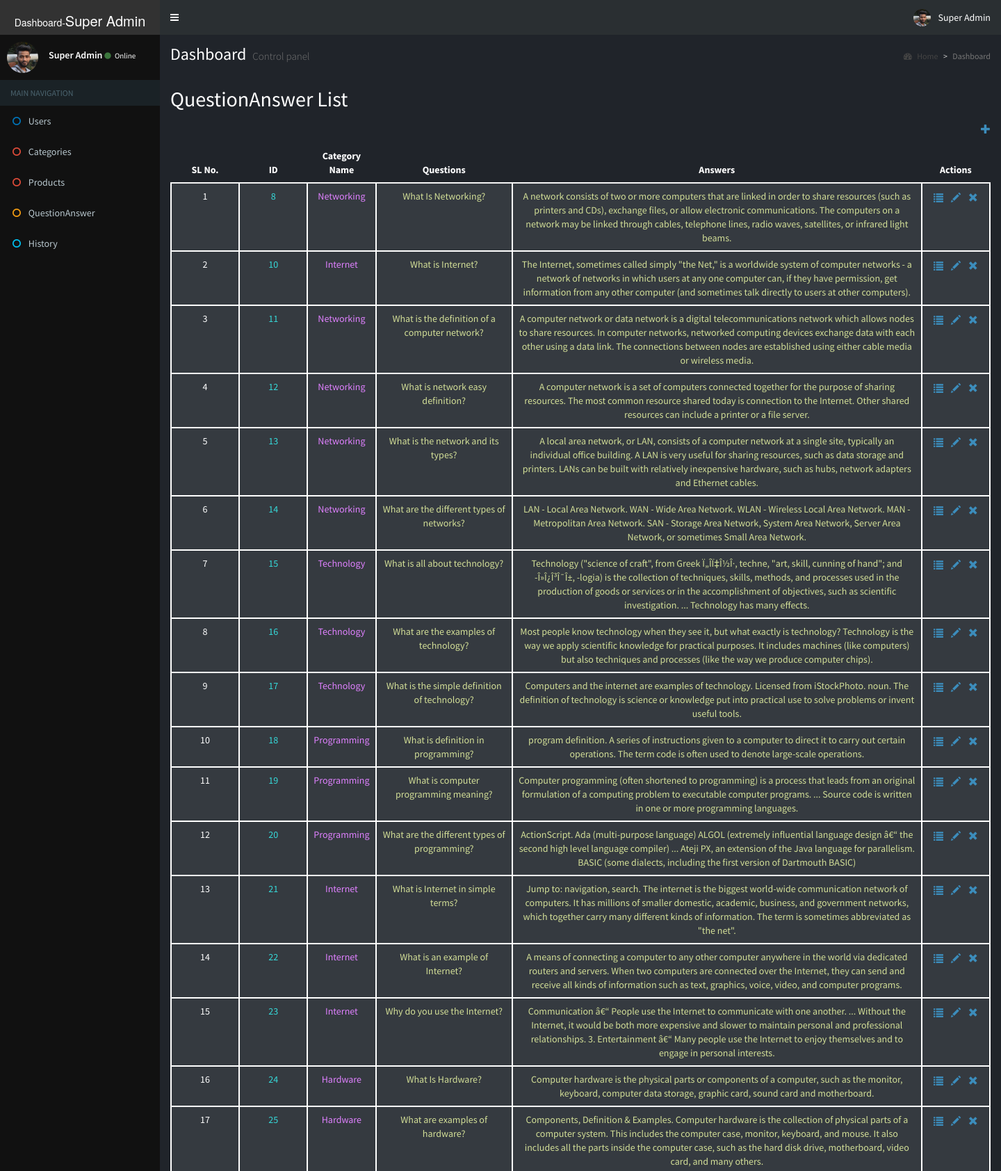
Page /admin/qa_list.php (signed in, upper part) on the committed database.
### tables this page shows
CREATE TABLE `question_answers` (
  `id` int(11) NOT NULL,
  `category_id` int(11) NOT NULL,
  `questions` varchar(200) NOT NULL,
  `answers` text NOT NULL
);

CREATE TABLE `categories` (
  `id` int(11) NOT NULL,
  `name` varchar(30) NOT NULL
);

### admin/function/function.php (called while the page is built, shortened)
<?php
include "connection.php";
function getAllqa($category_id = null) {
    global $connection;
    $response = [];
    $status = FALSE;
    $data = [];
    $message = "Data not found";
    $sql = "";
    $sql .= "SELECT qa.id as questions_id, qa.questions, qa.answers, c.name as category_name FROM question_answers as qa JOIN categories as c ON qa.category_id=c.id";
    $result = $connection->query($sql);
    if ($result->num_rows > 0) {
        while ($user = $result->fetch_object()) {
            $data[] = $user;
        }
        $status = true;
        $message = "Data  Found";
        $response = [
            'status' => $status,
            'message' => $message,
            'data' => $data,
        ];
    } else {
        $response = [
            'status' => $status,
            'message' => $message,
            'data' => $data,
        ];
    }
    return $response;
}
            ?>

### admin/qa_list.php (the view, shortened to what this page needs)
<?php
include "header.php";
include "left_menu.php";
?>
<div class="content-wrapper" style="background-color: #20242a;">
    <section class="content-header">
        <h1 style="color: #fff;">
            Dashboard
            <small>Control panel</small>
        </h1>
        <ol class="breadcrumb">
            <li><a href="#"><i class="fa fa-dashboard"></i> Home</a></li>
            <li class="active">Dashboard</li>
        </ol>
    </section>
    <section class="content">
        <div class="row">
            <div class="col-lg-12 col-xs-12 col-md-12">
                <?php
                $user_list = getAllqa();
                ?>
                <h2 style="color: #fff;">QuestionAnswer List</h2>
                <p style="color: #fff;" class="pull-right"><a href="#" title="Add QA" data-toggle="modal" data-target="#qaAddModal">
                        <span class="glyphicon glyphicon-plus"></span>
                    </a>
                </p>
                <table class="table table-striped">
                    <thead>
                        <tr style="color: #fff;">
                            <th>SL No.</th>
                            <th>ID</th>
                            <th>Category Name</th>
                            <th>Questions</th>
                            <th>Answers</th>
                            <th>Actions</th>
                        </tr>
                    </thead>
                    <tbody>
                        <?php
                        $sl = 1;
                        if (isset($user_list['status']) && $user_list['status'] == true) {
                            foreach ($user_list['data'] as $user) {
                                ?>
                                <tr style="color: #fff; background: #353a40; text-align: center;">
                                    <td style="border: 2px solid #fff;" class="col-md-1" id="qaslcount"><?php echo $sl; ?></td>
                                    <td style="border: 2px solid #fff;" class="col-md-1"><?php echo "<span style='color:#36dada;'>$user->questions_id</span>"; ?></td>
                                    <td style="border: 2px solid #fff;" class="col-md-1"><?php echo "<span style='color:#e081ff;'>$user->category_name</span>"; ?></td>
                                    <td style="border: 2px solid #fff;" class="col-md-2"><?php echo "<span style='color:#d3df97;'>$user->questions</span>"; ?></td>
                                    <td style="border: 2px solid #fff;" class="col-md-6"><?php echo "<span style='color:#d3df97;'>$user->answers</span>"; ?></td>
                                    <td style="border: 2px solid #fff;" class="col-md-1">
                                        <a href="#" title="Details" onclick="showQADetails(<?php echo $user->questions_id; ?>);">
                                            <span class="glyphicon glyphicon-list" style="margin: 4px;"></span>
                                        </a>
                                        <a href="#" title="Edit" onclick="showQaEditForm(<?php echo $user->questions_id; ?>);">
                                            <span class="glyphicon glyphicon-pencil" style="margin: 4px;"></span>
                                        </a>
                                        <a href="#" title="Delete" onclick="showDeleteConfirm(<?php echo $user->questions_id; ?>, 'question_answers');">
                                            <span class="glyphicon glyphicon-remove" style="margin: 4px;"></span>
                                        </a>
                                    </td>
                                </tr>
                                <?php
                                $sl++;
                            }
                        } else {
                            ?>
                            <tr style="text-align: center; color: #cc0000;">
                                <td colspan="6">Data Not Found</td>
                            </tr>
                        <?php } ?>
                    </tbody>
                </table>
            </div>
        </div>
    </section>
</div>
<?php
include "modal_qa_add_form.php";
include "footer.php";
?>

### admin/header.php (style rules this page uses)
th { text-align: center; }
p { margin-top: 7px; display: inline-block; }

### rows in the picture
question_answers: id "8", category.name "Networking", questions "What Is Networking?", answers "A network consists of two or more computers that are linked in order to share resources (such as printers and CDs), exchange files, or allow electronic communications. The computers on a network may be linked through cables, telephone lines, radio waves, satellites, or infrared light beams."
question_answers: id "10", category.name "Internet", questions "What is Internet?", answers "The Internet, sometimes called simply \"the Net,\" is a worldwide system of computer networks - a network of networks in which users at any one computer can, if they have permission, get information from any other computer (and sometimes talk directly to users at other computers)."
question_answers: id "11", category.name "Networking", questions "What is the definition of a computer network?", answers "A computer network or data network is a digital telecommunications network which allows nodes to share resources. In computer networks, networked computing devices exchange data with each other using a data link. The connections between nodes are established using either cable media or wireless media."
question_answers: id "12", category.name "Networking", questions "What is network easy definition?", answers "A computer network is a set of computers connected together for the purpose of sharing resources. The most common resource shared today is connection to the Internet. Other shared resources can include a printer or a file server."
question_answers: id "13", category.name "Networking", questions "What is the network and its types?", answers "A local area network, or LAN, consists of a computer network at a single site, typically an individual office building. A LAN is very useful for sharing resources, such as data storage and printers. LANs can be built with relatively inexpensive hardware, such as hubs, network adapters and Ethernet cables."
question_answers: id "14", category.name "Networking", questions "What are the different types of networks?", answers "LAN - Local Area Network. WAN - Wide Area Network. WLAN - Wireless Local Area Network. MAN - Metropolitan Area Network. SAN - Storage Area Network, System Area Network, Server Area Network, or sometimes Small Area Network."
question_answers: id "15", category.name "Technology", questions "What is all about technology?", answers "Technology (\"science of craft\", from Greek Ï„Î­Ï‡Î½Î·, techne, \"art, skill, cunning of hand\"; and -Î»Î¿Î³Î¯Î±, -logia) is the collection of techniques, skills, methods, and processes used in the production of goods or services or in the accomplishment of objectives, such as scientific investigation. ... Technology has many effects."
question_answers: id "16", category.name "Technology", questions "What are the examples of technology?", answers "Most people know technology when they see it, but what exactly is technology? Technology is the way we apply scientific knowledge for practical purposes. It includes machines (like computers) but also techniques and processes (like the way we produce computer chips)."
question_answers: id "17", category.name "Technology", questions "What is the simple definition of technology?", answers "Computers and the internet are examples of technology. Licensed from iStockPhoto. noun. The definition of technology is science or knowledge put into practical use to solve problems or invent useful tools."
question_answers: id "18", category.name "Programming", questions "What is definition in programming?", answers "program definition. A series of instructions given to a computer to direct it to carry out certain operations. The term code is often used to denote large-scale operations."
question_answers: id "19", category.name "Programming", questions "What is computer programming meaning?", answers "Computer programming (often shortened to programming) is a process that leads from an original formulation of a computing problem to executable computer programs. ... Source code is written in one or more programming languages."
question_answers: id "20", category.name "Programming", questions "What are the different types of programming?", answers "ActionScript. Ada (multi-purpose language) ALGOL (extremely influential language design â€“ the second high level language compiler) ... Ateji PX, an extension of the Java language for parallelism. BASIC (some dialects, including the first version of Dartmouth BASIC)"
question_answers: id "21", category.name "Internet", questions "What is Internet in simple terms?", answers "Jump to: navigation, search. The internet is the biggest world-wide communication network of computers. It has millions of smaller domestic, academic, business, and government networks, which together carry many different kinds of information. The term is sometimes abbreviated as \"the net\"."
question_answers: id "22", category.name "Internet", questions "What is an example of Internet?", answers "A means of connecting a computer to any other computer anywhere in the world via dedicated routers and servers. When two computers are connected over the Internet, they can send and receive all kinds of information such as text, graphics, voice, video, and computer programs."
question_answers: id "23", category.name "Internet", questions "Why do you use the Internet?", answers "Communication â€“ People use the Internet to communicate with one another. ... Without the Internet, it would be both more expensive and slower to maintain personal and professional relationships. 3. Entertainment â€“ Many people use the Internet to enjoy themselves and to engage in personal interests."
question_answers: id "24", category.name "Hardware", questions "What Is Hardware?", answers "Computer hardware is the physical parts or components of a computer, such as the monitor, keyboard, computer data storage, graphic card, sound card and motherboard."
question_answers: id "25", category.name "Hardware", questions "What are examples of hardware?", answers "Components, Definition & Examples. Computer hardware is the collection of physical parts of a computer system. This includes the computer case, monitor, keyboard, and mouse. It also includes all the parts inside the computer case, such as the hard disk drive, motherboard, video card, and many others."

### other values in the picture
$_SESSION['login']['logged_full_name'] "Super Admin"
